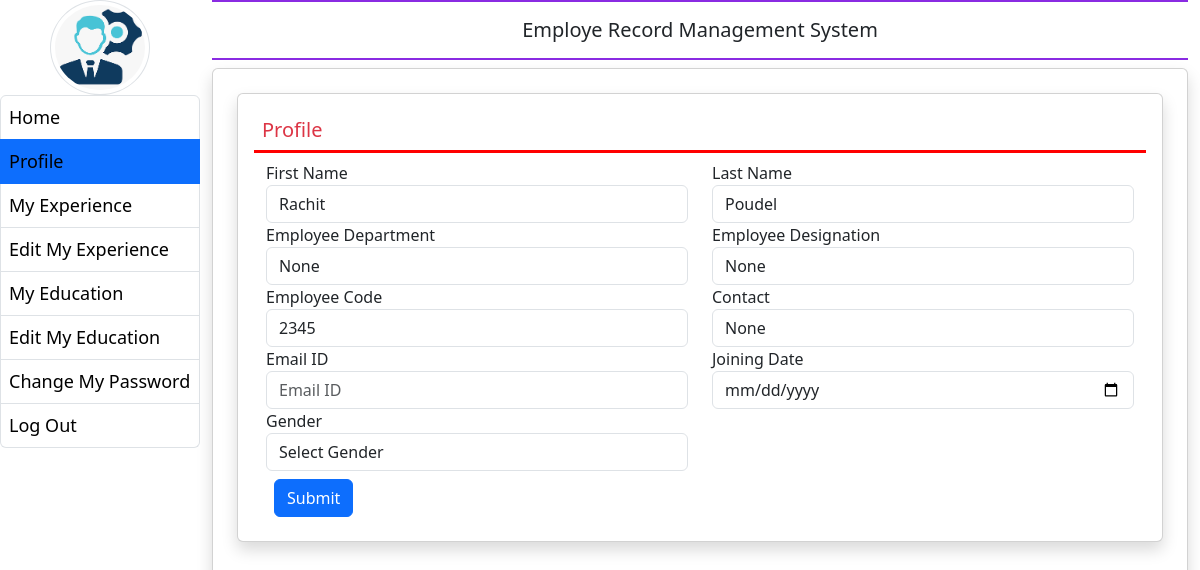
The page /profile (signed in) on the database its author committed.
### employee/models.py (models this page shows, shortened)
class EmployeeDetails(models.Model):
    user = models.ForeignKey(User, on_delete=models.CASCADE)
    empcode = models.CharField(max_length=50)
    empdept = models.CharField(max_length=20, null=True)
    designation = models.CharField(max_length=100, null=True)
    contact = models.CharField(max_length=100, null=True)
    gender = models.CharField(max_length=10, null=True)
    joiningdate = models.DateField(null=True)

### employee/views.py (the view, shortened to what this page needs)
# urls.py: path('profile',profile,name='profile'),
@login_required(login_url='emp_login')
def profile(request):
    error = ""
    user = request.user
    employee = get_object_or_404(EmployeeDetails, user=user)
    context = {'error': error, 'employee': employee}
    return render(request, 'profile.html', context)

### employee/templates/profile.html (shortened to what this page needs)
{% extends "emp_base.html" %}
{% block main %}
<div class="card shadow m-2">
    <div class="card-body">
        <h5 class="p-2 text-danger" style="border-bottom: 3px solid red;">Profile</h5>
        <div class="container-fluid">
            <form method="POST" name="signup">
                <div class="row">
                    <div class="col-sm-6">
                        <div class="form-group">
                            <label>First Name</label>
                            <input type="text" name="firstname" class="form-control" placeholder="Enter the first name" pattern="[A-Za-z]+" value="{{ employee.user.first_name }}" required>
                        </div>
                    </div>
                    <div class="col-sm-6">
                        <div class="form-group">
                            <label>Last Name</label>
                            <input type="text" name="lastname" class="form-control" placeholder="Enter the last name" pattern="[A-Za-z]+" value="{{ employee.user.last_name }}" required>
                        </div>
                    </div>
                    <div class="col-sm-6">
                        <div class="form-group">
                            <label>Employee Department</label>
                            <input type="text" name="department" class="form-control" placeholder="Department" value="{{ employee.empdept }}">
                        </div>
                    </div>
                    <div class="col-sm-6">
                        <div class="form-group">
                            <label>Employee Designation</label>
                            <input type="text" name="designation" class="form-control" placeholder="Designation" value="{{ employee.designation }}">
                        </div>
                    </div>
                    <div class="col-sm-6">
                        <div class="form-group">
                            <label>Employee Code</label>
                            <input type="text" name="employeecode" class="form-control" placeholder="Enter your employee code" pattern="[0-9]+" value="{{ employee.empcode }}" required>
                        </div>
                    </div>
                    <div class="col-sm-6">
                        <div class="form-group">
                            <label>Contact</label>
                            <input type="text" name="contact" class="form-control" placeholder="Contact" value="{{ employee.contact }}">
                        </div>
                    </div>
                    <div class="col-sm-6">
                        <div class="form-group">
                            <label>Email ID</label>
                            <input type="email" name="emailid" class="form-control" placeholder="Email ID" value="{{ employee.user.email }}" required>
                        </div>
                    </div>
                    <div class="col-sm-6">
                        <div class="form-group">
                            <label>Joining Date</label>
                            <input type="date" name="Jdate" class="form-control" value="{% if employee.joiningdate %}{{ employee.joiningdate|date:'Y-m-d' }}{% endif %}">
                        </div>
                    </div>
                    <div class="col-sm-6">
                        <div class="form-group">
                            <label>Gender</label>
                            <select name="gender" class="form-control">
                                <option value="none">Select Gender</option>
                            </select>
                        </div>
                    </div>
                </div>
                <input type="submit" value="Submit" class="m-2 btn btn-primary">
            </form>
        </div>
    </div>
</div>
{% endblock %}

### rows shown on the page
EmployeeDetails: firstname "Rachit", lastname "Poudel", department "None", designation "None", employeecode "2345", contact "None"
